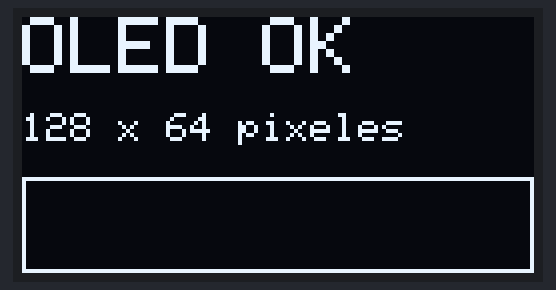
Recording of a sketch running on a simulated ESP8266 (NodeMCU). Parts: 128×64 one-colour display. What the sketch prints to the serial monitor is not drawn.

Above: at 0.1 s.

The sketch:

02d_pantalla_oled.ino
```cpp
/* 02d_pantalla_oled
   Prueba de la OLED SSD1306 de 128x64 con Adafruit_SSD1306.
   Ajuste los tres numeros de pines con lo que halló 02c_buscar_oled. */

#include <Wire.h>
#include <Adafruit_GFX.h>
#include <Adafruit_SSD1306.h>

// --- Pines de la OLED: elija UNA linea (la de su placa) ---
const int OLED_SDA = 4;   const int OLED_SCL = 15;  const int OLED_RST = 16;  // Heltec WiFi Kit 32
// const int OLED_SDA = 5;   const int OLED_SCL = 4;   const int OLED_RST = -1;  // WEMOS/LOLIN32 OLED
// const int OLED_SDA = 21;  const int OLED_SCL = 22;  const int OLED_RST = -1;  // I2C estandar

const int ANCHO = 128;
const int ALTO  = 64;
const uint8_t DIRECCION = 0x3C;                 // casi siempre 0x3C (a veces 0x3D)

Adafruit_SSD1306 oled(ANCHO, ALTO, &Wire, OLED_RST);

void setup() {
  Serial.begin(115200);
  Wire.begin(OLED_SDA, OLED_SCL);               // arrancamos nosotros el bus con SUS pines
  // begin(voltaje, direccion, reset, periphBegin=false): no reinicia Wire
  if (!oled.begin(SSD1306_SWITCHCAPVCC, DIRECCION, true, false)) {
    Serial.println("No se pudo iniciar la OLED: revise pines y direccion");
    while (true) delay(1000);                   // se detiene aqui
  }
  oled.clearDisplay();                          // borra la memoria de imagen
  oled.setTextColor(SSD1306_WHITE);
  oled.setTextSize(2);                          // texto doble de grande
  oled.setCursor(0, 0);
  oled.println("OLED OK");
  oled.setTextSize(1);
  oled.println();
  oled.println("128 x 64 pixeles");
  oled.drawRect(0, 40, 128, 24, SSD1306_WHITE); // un marco para ver los bordes
  oled.display();                               // envia la imagen a la pantalla
  Serial.println("OLED inicializada");
}

void loop() {
}
```
